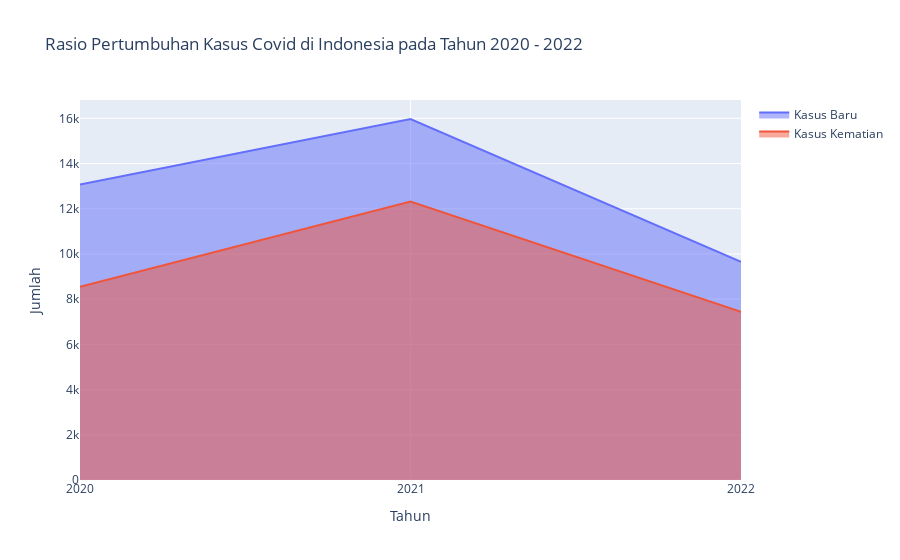

The code cell stored with this chart in its notebook:
### Code cell
fig = make_subplots(rows=1, cols=1)

fig.add_trace(go.Scatter(x=analisis_1['Year'], y=analisis_1['Growth Factor of New Cases'], mode='lines', name='Kasus Baru', fill='tozeroy'))
fig.add_trace(go.Scatter(x=analisis_1['Year'], y=analisis_1['Growth Factor of New Deaths'], mode='lines', name='Kasus Kematian', fill='tozeroy'))

fig.update_xaxes(title='Tahun', tickvals=analisis_1['Year'], ticktext=[str(year) for year in analisis_1['Year']])
fig.update_yaxes(title='Jumlah')
fig.update_layout(title='Rasio Pertumbuhan Kasus Covid di Indonesia pada Tahun 2020 - 2022')

fig.write_html("g_1.html")
fig.show()

### Figure 1 — Plotly figure (JSON) as saved in the notebook; plotly's stock layout.template omitted (floating-point values rounded to 4 significant figures)
{"data": [{"fill": "tozeroy", "mode": "lines", "name": "Kasus Baru", "type": "scatter", "x": [2020, 2021, 2022], "y": [13070.0, 15970.0, 9648.0]}, {"fill": "tozeroy", "mode": "lines", "name": "Kasus Kematian", "type": "scatter", "x": [2020, 2021, 2022], "y": [8551.0, 12320.0, 7436.0]}], "layout": {"title": {"text": "Rasio Pertumbuhan Kasus Covid di Indonesia pada Tahun 2020 - 2022"}, "xaxis": {"anchor": "y", "domain": [0, 1], "ticktext": ["2020", "2021", "2022"], "tickvals": [2020, 2021, 2022], "title": {"text": "Tahun"}}, "yaxis": {"anchor": "x", "domain": [0, 1], "title": {"text": "Jumlah"}}}}
